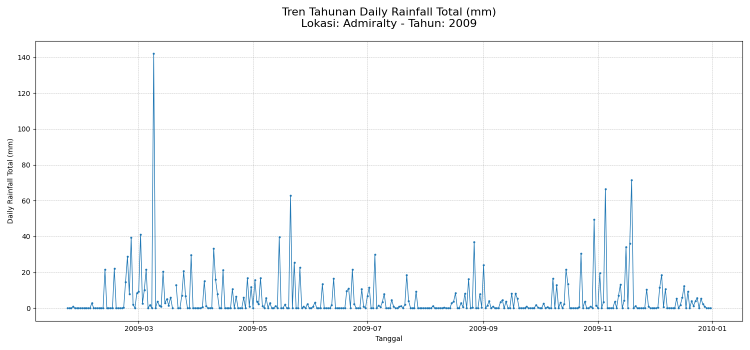
#> input picture data/samples/Admiralty_2009.png, 1500 x 700 px (shown at 1/2 size)
$ python -i plot_metadata.py   (imports and definitions only)
#> lines starting #> are read from the running program, lines starting #| are printed output that depends on the picture; after the words box and inside, x2 and y2 are one past the last pixel; in counts of white or black regions, pixels touching at a corner belong together
import cv2
import numpy as np
import pandas as pd

import matplotlib.pyplot as plt
import pytesseract

import re
from collections import Counter

from src.dots_extractor_v2.utils import is_year_start

pytesseract.pytesseract.tesseract_cmd = r"C:\Program Files\Tesseract-OCR\tesseract.exe"

def is_year_end(ts):
    return ts.month == 12 and ts.day == 31


# [319 lines left out: functions find_data_boundaries, perform_ocr, extract_xticks_from_ocr, compute_pixel_time_slope, estimate_pixel_spacing, extract_yticks_from_ocr, not called in this run]


def cluster_positions(pos, max_gap=0):
    clustered = []
    if not pos:
        return clustered

    cur = [pos[0]]
    for p in pos[1:]:
        if p - cur[-1] <= max_gap:
            cur.append(p)
        else:
            clustered.append(int(np.mean(cur)))
            cur = [p]
    clustered.append(int(np.mean(cur)))
    return clustered


def detect_horizontal_grid(
    image_bgr: np.ndarray,
    right_px: int = 70,
    edge_thresh1: int = 50,
    edge_thresh2: int = 150,
    min_edge_fraction: float = 0.6,
    show: bool = False,
):
    H, W = image_bgr.shape[:2]

    strip = image_bgr[:, W - right_px : W]

    gray = cv2.cvtColor(strip, cv2.COLOR_BGR2GRAY)
    edges = cv2.Canny(gray, edge_thresh1, edge_thresh2)

    ys = []
    for y in range(H):
        if np.count_nonzero(edges[y, :]) >= right_px * min_edge_fraction:
            ys.append(y)

    grid_ys = cluster_positions(ys, max_gap=2)

    if show:
        vis = image_bgr.copy()

        cv2.rectangle(
            vis,
            (W - right_px, 0),
            (W - 1, H - 1),
            (255, 0, 255),
            1,
        )

        for y in grid_ys:
            cv2.line(
                vis,
                (W - right_px, y),
                (W - 1, y),
                (128, 128, 255),
                1,
            )

        plt.figure(figsize=(15, 7))
        plt.title("Horizontal Grid Detection (Right Strip Only)")
        plt.imshow(cv2.cvtColor(vis, cv2.COLOR_BGR2RGB))
        plt.axis("off")
        plt.tight_layout()
        plt.show()

    return grid_ys


def detect_vertical_grid_band(
    image_bgr: np.ndarray,
    grid_ys: list,
    min_edge_fraction: float = 0.6,
    edge_thresh1: int = 50,
    edge_thresh2: int = 150,
    show: bool = False,
):
    y_low, y_high = grid_ys[-1], grid_ys[-2]
    H, W = image_bgr.shape[:2]

    band = image_bgr[y_high:y_low, :]

    gray = cv2.cvtColor(band, cv2.COLOR_BGR2GRAY)
    edges = cv2.Canny(gray, edge_thresh1, edge_thresh2)

    h, w = edges.shape

    xs = []
    for x in range(w):
        if np.count_nonzero(edges[:, x]) >= h * min_edge_fraction:
            xs.append(x)

    grid_xs = cluster_positions(xs, max_gap=2)

    if show:
        vis = image_bgr.copy()

        cv2.rectangle(
            vis,
            (0, y_high),
            (W - 1, y_low),
            (255, 0, 255),
            1,
        )

        for x in grid_xs:
            cv2.line(
                vis,
                (x, y_high),
                (x, y_low),
                (128, 128, 255),
                1,
            )

        plt.figure(figsize=(15, 7))
        plt.title("Vertical Grid Detection (Band Between 2 Horizontal Grids)")
        plt.imshow(cv2.cvtColor(vis, cv2.COLOR_BGR2RGB))
        plt.axis("off")
        plt.tight_layout()
        plt.show()

    return grid_xs


def detect_grid(
    image,
    right_px: int = 70,
    show: bool = True
):
    grid_ys = detect_horizontal_grid(image, show=show, right_px=right_px)
    grid_xs = detect_vertical_grid_band(image, grid_ys=grid_ys, show=show)

    return grid_xs, grid_ys


# [30 lines left out: function most_common_x_distances, not called in this run]

>>> import cv2
>>> picture = cv2.imread('../../data/samples/Admiralty_2009.png')
#> picture is the input picture: shape (700, 1500, 3); mean B, G, R 250.8, 249.8, 248.4
>>> result = detect_grid(picture)
#> in detect_horizontal_grid, `strip = image_bgr[:, W - right_px : W]`:
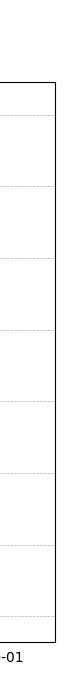
#> strip: shape (700, 70, 3); min 0, max 255, mean 250.5
#> in detect_horizontal_grid, `edges = cv2.Canny(gray, edge_thresh1, edge_thresh2)`:
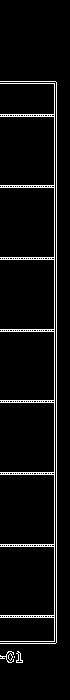
#> edges: shape (700, 70); 5.1% white in thin lines or dots, all inside (x1, y1, x2, y2) = (0, 81, 57, 663)
#> after the loop in detect_horizontal_grid, `for y in range(H):`: ys = [81, 83, 114, 116, 185, 187, 257, 259, 329, 331, 400, 402, 472, 474, 544, 546, 615, 617, 641, 643]
#> in cluster_positions, `cur = [pos[0]]`: cur = [81]
#> the loop in cluster_positions, `for p in pos[1:]:` made 19 passes
#> (p, cur) on passes 2, 4, 6, 8, 10, 12, 14, 16, 18: (114, [114]), (185, [185]), (257, [257]), (329, [329]), (400, [400]), (472, [472]), (544, [544]), (615, [615]), (641, [641])
#> p on passes 1, 3, 5, 7, 9, 11: 83, 116, 187, 259, 331, 402
#> after the loop in cluster_positions, `for p in pos[1:]:`: clustered = [82, 115, 186, 258, 330, 401, 473, 545, 616]
#> in detect_horizontal_grid, `grid_ys = cluster_positions(ys, max_gap=2)`: grid_ys = [82, 115, 186, 258, 330, 401, 473, 545, 616, 642]
#> in detect_horizontal_grid, `cv2.rectangle( vis, (W - right_px, 0), (W - 1, H - 1), (255, 0, 255), ..`:
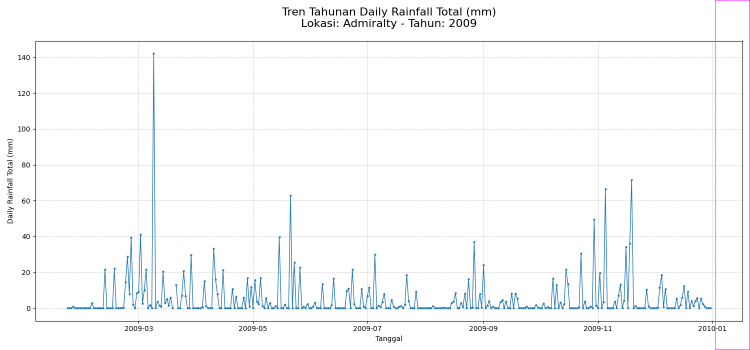
#> vis: shape (700, 1500, 3) (shown at 1/2 size); 0.15% of pixels changed, all inside (x1, y1, x2, y2) = (1430, 0, 1500, 700)
#> the loop in detect_horizontal_grid, `for y in grid_ys:` made 10 passes
#> y on passes 1 to 10: 82, 115, 186, 258, 330, 401, 473, 545, 616, 642
#> after the loop in detect_horizontal_grid, `for y in grid_ys:`:
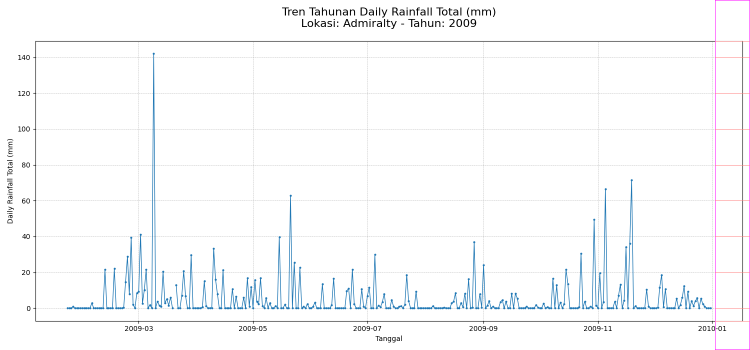
#> vis: shape (700, 1500, 3) (shown at 1/2 size); 0.07% of pixels changed, all inside (x1, y1, x2, y2) = (1430, 82, 1500, 643)
#> in detect_vertical_grid_band, `y_low, y_high = grid_ys[-1], grid_ys[-2]`: y_low = 642; y_high = 616
#> after the loop in detect_vertical_grid_band, `for x in range(w):`: xs = [70, 72, 276, 278, 505, 507, 734, 736, 966, 968, 1195, 1197, 1423, 1425, 1484, 1486]
#> the loop in cluster_positions (call 2), `for p in pos[1:]:` made 15 passes
#> (p, cur) on passes 2, 4, 6, 8, 10, 12, 14: (276, [276]), (505, [505]), (734, [734]), (966, [966]), (1195, [1195]), (1423, [1423]), (1484, [1484])
#> p on passes 1, 3, 5, 7, 9, 11: 72, 278, 507, 736, 968, 1197
#> in detect_vertical_grid_band, `grid_xs = cluster_positions(xs, max_gap=2)`: grid_xs = [71, 277, 506, 735, 967, 1196, 1424, 1485]
#> in detect_vertical_grid_band, `cv2.rectangle( vis, (0, y_high), (W - 1, y_low), (255, 0, 255), 1, )`:
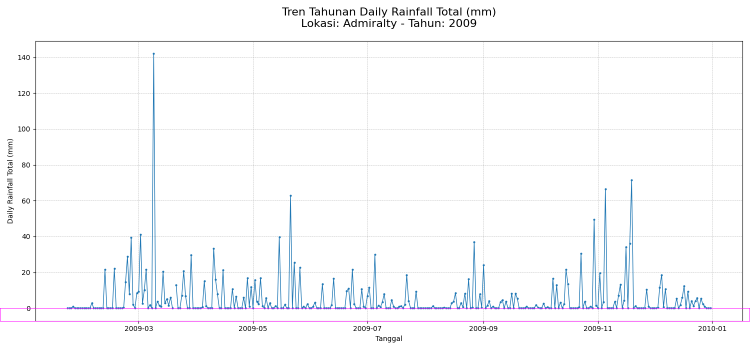
#> vis: shape (700, 1500, 3) (shown at 1/2 size); 0.29% of pixels changed, all inside (x1, y1, x2, y2) = (0, 616, 1500, 643)
#> the loop in detect_vertical_grid_band, `for x in grid_xs:` made 8 passes
#> x on passes 1 to 8: 71, 277, 506, 735, 967, 1196, 1424, 1485
#> after the loop in detect_vertical_grid_band, `for x in grid_xs:`: vis: shape (700, 1500, 3); 0.02% of pixels changed, all inside (x1, y1, x2, y2) = (71, 616, 1486, 643)
#> result = ([71, 277, 506, 735, 967, 1196, 1424, 1485], [82, 115, 186, 258, 330, 401, 473, 545, 616, 642])

$ run again, on data/samples/Admiralty_2014.png
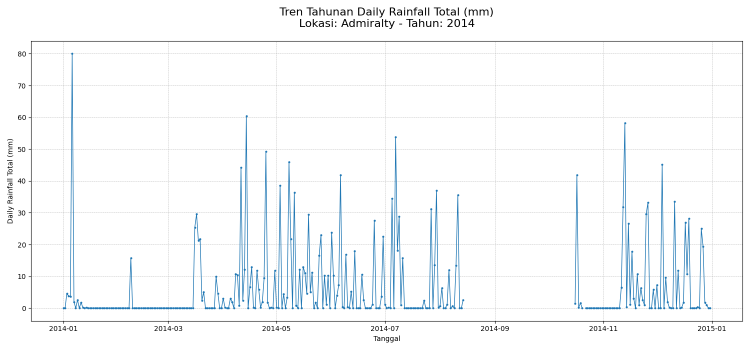
#> input picture data/samples/Admiralty_2014.png, 1500 x 700 px (shown at 1/2 size)
#> picture is the input picture: shape (700, 1500, 3); mean B, G, R 250.1, 248.6, 246.4
#> in detect_horizontal_grid, `edges = cv2.Canny(gray, edge_thresh1, edge_thresh2)`:
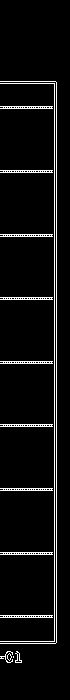
#> edges: shape (700, 70); 5.3% white in thin lines or dots, all inside (x1, y1, x2, y2) = (0, 81, 57, 663)
#> after the loop in detect_horizontal_grid, `for y in range(H):`: ys = [81, 83, 106, 108, 170, 172, 234, 236, 297, 299, 361, 363, 424, 426, 488, 490, 552, 554, 615, 617, 641, 643]
#> in cluster_positions, `cur = [pos[0]]`: cur = [81]
#> the loop in cluster_positions, `for p in pos[1:]:` made 21 passes
#> (p, cur) on passes 2, 4, 6, 8, 10, 12, 14, 16: (106, [106]), (170, [170]), (234, [234]), (297, [297]), (361, [361]), (424, [424]), (488, [488]), (552, [552])
#> after the loop in cluster_positions, `for p in pos[1:]:`: clustered = [82, 107, 171, 235, 298, 362, 425, 489, 553, 616]
#> in detect_horizontal_grid, `grid_ys = cluster_positions(ys, max_gap=2)`: grid_ys = [82, 107, 171, 235, 298, 362, 425, 489, 553, 616, 642]
#> the loop in detect_horizontal_grid, `for y in grid_ys:` made 11 passes
#> y on passes 1 to 8: 82, 107, 171, 235, 298, 362, 425, 489
#> y_low = 642; y_high = 616
#> after the loop in detect_vertical_grid_band, `for x in range(w):`: xs = [61, 63, 126, 128, 335, 337, 552, 554, 769, 771, 989, 991, 1206, 1208, 1423, 1425, 1484, 1486]
#> the loop in cluster_positions (call 2), `for p in pos[1:]:` made 17 passes
#> (p, cur) on passes 2, 4, 6, 8, 10, 12, 14, 16: (126, [126]), (335, [335]), (552, [552]), (769, [769]), (989, [989]), (1206, [1206]), (1423, [1423]), (1484, [1484])
#> in detect_vertical_grid_band, `grid_xs = cluster_positions(xs, max_gap=2)`: grid_xs = [62, 127, 336, 553, 770, 990, 1207, 1424, 1485]
#> in detect_vertical_grid_band, `cv2.rectangle( vis, (0, y_high), (W - 1, y_low), (255, 0, 255), 1, )`:
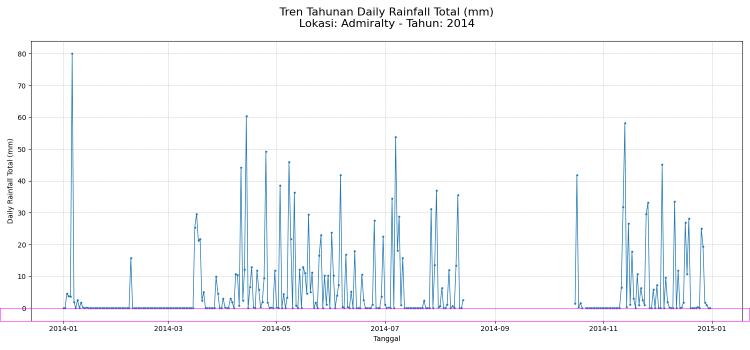
#> vis: shape (700, 1500, 3) (shown at 1/2 size); 0.29% of pixels changed, all inside (x1, y1, x2, y2) = (0, 616, 1500, 643)
#> the loop in detect_vertical_grid_band, `for x in grid_xs:` made 9 passes
#> x on passes 1 to 8: 62, 127, 336, 553, 770, 990, 1207, 1424
#> result = ([62, 127, 336, 553, 770, 990, 1207, 1424, 1485], [82, 107, 171, 235, 298, 362, 425, 489, 553, 616, 642])

$ run again, on data/samples/Ang_Mo_Kio_2009.png
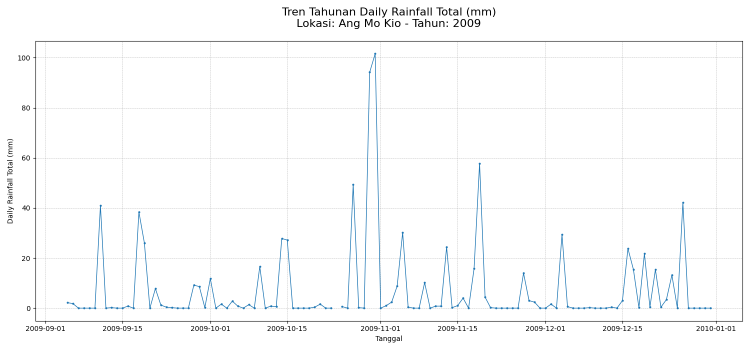
#> input picture data/samples/Ang_Mo_Kio_2009.png, 1500 x 700 px (shown at 1/2 size)
#> picture is the input picture: shape (700, 1500, 3); mean B, G, R 251.2, 250.6, 249.7
#> in detect_horizontal_grid, `edges = cv2.Canny(gray, edge_thresh1, edge_thresh2)`:
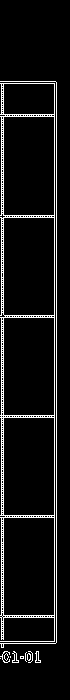
#> edges: shape (700, 70); 7.4% white in thin lines or dots, all inside (x1, y1, x2, y2) = (0, 81, 57, 663)
#> after the loop in detect_horizontal_grid, `for y in range(H):`: ys = [81, 83, 114, 116, 215, 217, 315, 317, 415, 417, 515, 517, 615, 617, 641, 643]
#> in cluster_positions, `cur = [pos[0]]`: cur = [81]
#> the loop in cluster_positions, `for p in pos[1:]:` made 15 passes
#> (p, cur) on passes 2, 4, 6, 8, 10, 12, 14: (114, [114]), (215, [215]), (315, [315]), (415, [415]), (515, [515]), (615, [615]), (641, [641])
#> after the loop in cluster_positions, `for p in pos[1:]:`: clustered = [82, 115, 216, 316, 416, 516, 616]
#> in detect_horizontal_grid, `grid_ys = cluster_positions(ys, max_gap=2)`: grid_ys = [82, 115, 216, 316, 416, 516, 616, 642]
#> the loop in detect_horizontal_grid, `for y in grid_ys:` made 8 passes
#> y on passes 1 to 8: 82, 115, 216, 316, 416, 516, 616, 642
#> y_low = 642; y_high = 616
#> after the loop in detect_vertical_grid_band, `for x in range(w):`: xs = [70, 72, 90, 92, 244, 246, 420, 422, 574, 576, 760, 762, 914, 916, 1090, 1092, 1244, 1246, 1431, 1433, 1484, 1486]
#> the loop in cluster_positions (call 2), `for p in pos[1:]:` made 21 passes
#> (p, cur) on passes 2, 4, 6, 8, 10, 12, 14, 16: (90, [90]), (244, [244]), (420, [420]), (574, [574]), (760, [760]), (914, [914]), (1090, [1090]), (1244, [1244])
#> in detect_vertical_grid_band, `grid_xs = cluster_positions(xs, max_gap=2)`: grid_xs = [71, 91, 245, 421, 575, 761, 915, 1091, 1245, 1432, 1485]
#> in detect_vertical_grid_band, `cv2.rectangle( vis, (0, y_high), (W - 1, y_low), (255, 0, 255), 1, )`:
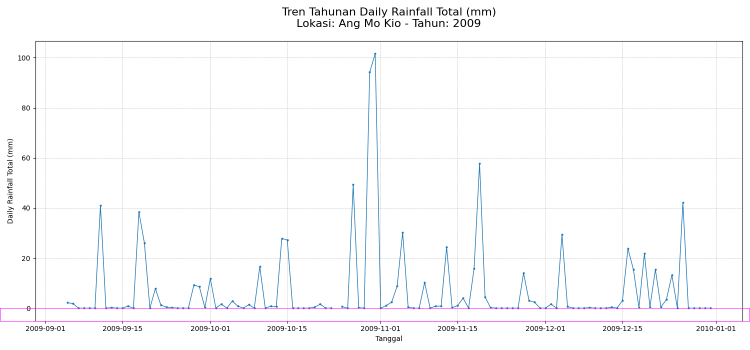
#> vis: shape (700, 1500, 3) (shown at 1/2 size); 0.29% of pixels changed, all inside (x1, y1, x2, y2) = (0, 616, 1500, 643)
#> the loop in detect_vertical_grid_band, `for x in grid_xs:` made 11 passes
#> x on passes 1 to 8: 71, 91, 245, 421, 575, 761, 915, 1091
#> result = ([71, 91, 245, 421, 575, 761, 915, 1091, 1245, 1432, 1485], [82, 115, 216, 316, 416, 516, 616, 642])
